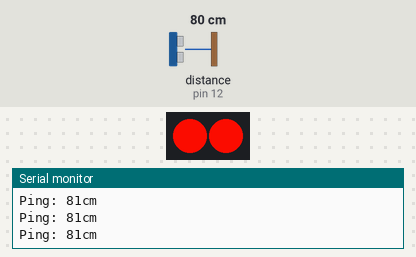
Bench run of a sketch on a simulated Arduino Uno, built with avr-gcc and run on an emulated ATmega328P. Shown: 2 RGB LEDs in strip order, left to right, the last lines printed to the serial monitor. Inputs (shaded band) come from the test bench; at power-on: distance to the obstacle (sensor on pin 12) 80 cm. The echo pulse lasts 58.3 µs per cm; dim RGB values are drawn brighter than linear.

Above: at 1.2 s.
1.3 s: distance to the obstacle (sensor on pin 12) set to 2 cm
At 2.3 s:
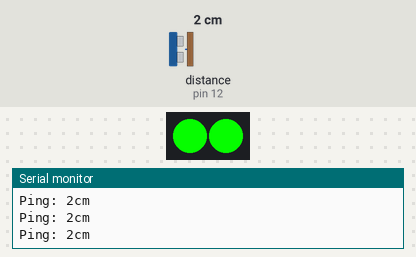
2.8 s: distance to the obstacle (sensor on pin 12) set to 35 cm
At 4.0 s:
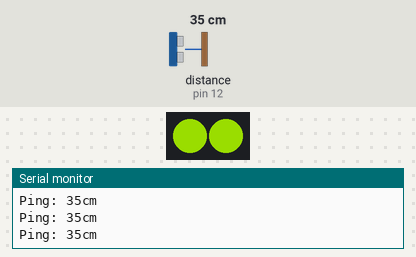
4.3 s: distance to the obstacle (sensor on pin 12) set to 120 cm
At 5.0 s:
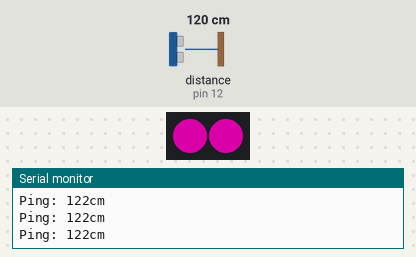
5.8 s: distance to the obstacle (sensor on pin 12) set to 299 cm
At 7.0 s:
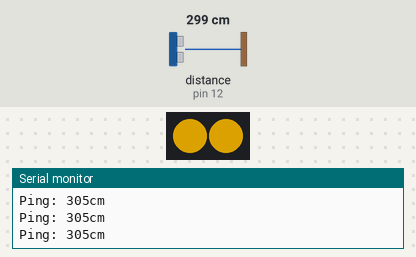
7.3 s: distance to the obstacle (sensor on pin 12) set to 167 cm
At 8.3 s:
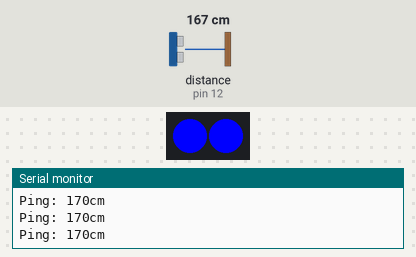
Timing chart, 0 to 9.8 s (numbered marks = the images above; inputs shaded):
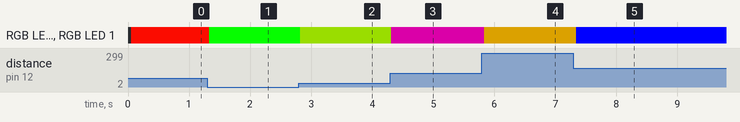

The sketch:

Ping_example.ino
```cpp
#include <NewPing.h>
#include <Adafruit_NeoPixel.h>

#define PIN 6

// Parameter 1 = number of pixels in strip
// Parameter 2 = Arduino pin number (most are valid)
// Parameter 3 = pixel type flags, add together as needed:
//   NEO_KHZ800  800 KHz bitstream (most NeoPixel products w/WS2812 LEDs)
//   NEO_KHZ400  400 KHz (classic 'v1' (not v2) FLORA pixels, WS2811 drivers)
//   NEO_GRB     Pixels are wired for GRB bitstream (most NeoPixel products)
//   NEO_RGB     Pixels are wired for RGB bitstream (v1 FLORA pixels, not v2)
Adafruit_NeoPixel strip = Adafruit_NeoPixel(2, PIN, NEO_GRB + NEO_KHZ800);

#define TRIGGER_PIN  11  // Arduino pin tied to trigger pin on the ultrasonic sensor.
#define ECHO_PIN     12  // Arduino pin tied to echo pin on the ultrasonic sensor.
#define MAX_DISTANCE 300 // Maximum distance we want to ping for (in centimeters). Maximum sensor distance is rated at 400-500cm.

NewPing sonar(TRIGGER_PIN, ECHO_PIN, MAX_DISTANCE); // NewPing setup of pins and maximum distance.

void setup() {
  Serial.begin(115200); // Open serial monitor at 115200 baud to see ping results.
 strip.begin();
  strip.show(); // Initialize all pixels to 'off'
}

void loop() {
  delay(50);                      // Wait 50ms between pings (about 20 pings/sec). 29ms should be the shortest delay between pings.
  unsigned int uS = sonar.ping(); // Send ping, get ping time in microseconds (uS).
  Serial.print("Ping: ");
  Serial.print(uS/US_ROUNDTRIP_CM); // Convert ping time to distance and print result (0 = outside set distance range, no ping echo)
  Serial.println("cm");
      for(int i=0; i<strip.numPixels(); i++) {
      strip.setPixelColor(i, Wheel(uS/US_ROUNDTRIP_CM));
    }
    strip.show();
}
uint32_t Wheel(byte WheelPos) {
  if(WheelPos < 85) {
   return strip.Color(WheelPos * 3, 255 - WheelPos * 3, 0);
  } else if(WheelPos < 170) {
   WheelPos -= 85;
   return strip.Color(255 - WheelPos * 3, 0, WheelPos * 3);
  } else {
   WheelPos -= 170;
   return strip.Color(0, WheelPos * 3, 255 - WheelPos * 3);
  }
}
```

Measured:
- after the input at 1.3 s, RGB LED 0, RGB LED 1: RGB(243, 12, 0) → RGB(6, 249, 0) at once
- after the input at 2.8 s, RGB LED 0, RGB LED 1: RGB(6, 249, 0) → RGB(105, 150, 0) at once
- after the input at 4.3 s, RGB LED 0, RGB LED 1: RGB(105, 150, 0) → RGB(144, 0, 111) at once
- after the input at 5.8 s, RGB LED 0, RGB LED 1: RGB(144, 0, 111) → RGB(147, 108, 0) at once
- after the input at 7.3 s, RGB LED 0, RGB LED 1: RGB(147, 108, 0) → RGB(0, 0, 255) at once
